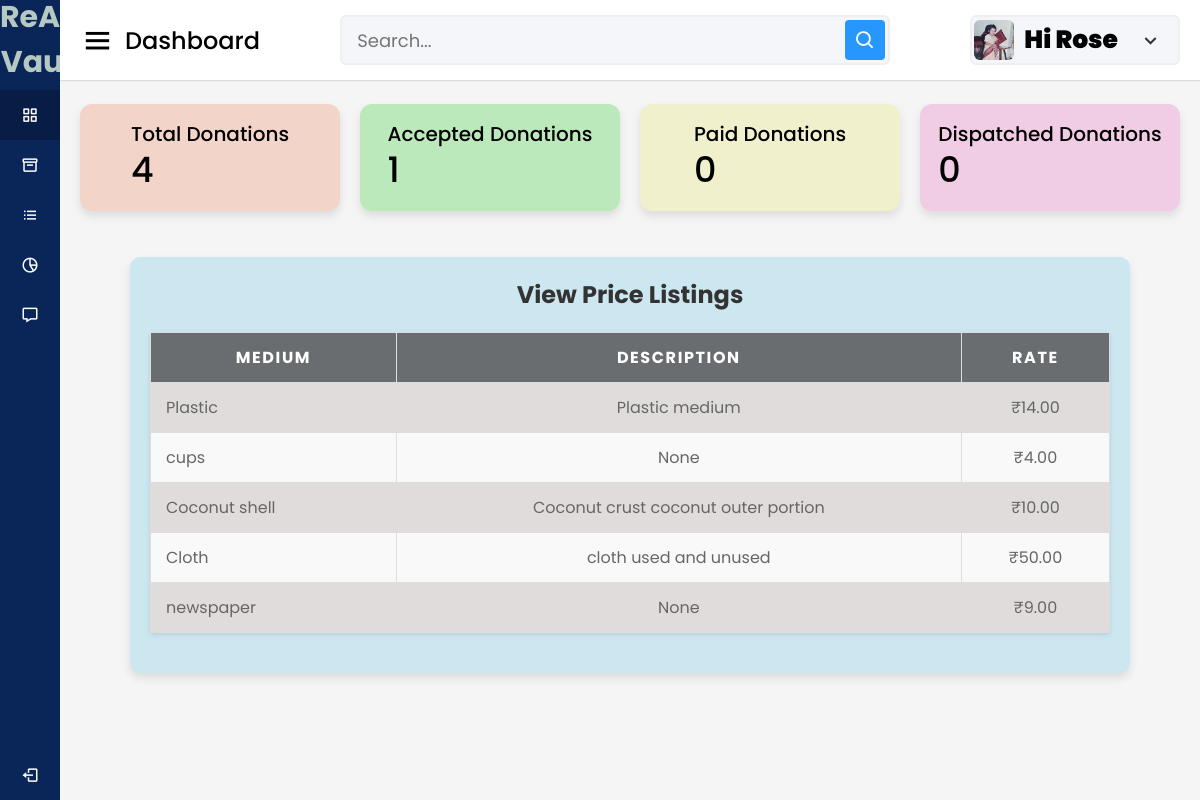
Page /donors/view-rates (signed in) on the committed database.
### accounts/models.py (models this page shows, shortened)
class Donors(models.Model):
    user = models.OneToOneField(User, on_delete = models.CASCADE)
    phone = models.IntegerField(default=99999999)
    profile_pic = models.ImageField(upload_to= 'picture/donor', null=True,default='picture/donor/hi.jpg')

### adminclick/models.py (models this page shows, shortened)
class MediumOfWaste(models.Model):
    name = models.CharField(max_length=255)
    description = models.TextField(blank=True, null=True)
    rate=models.DecimalField(max_digits=10,decimal_places=2,default=0.00)

### donors/views.py (the view)
# urls.py: path('view-rates', views.view_rates, name='view_rates'),
@login_required
@never_cache
def view_rates(request):
    donor = request.user.donors
    total_donations = Donation.objects.filter(donor=donor).count()
    approved_donations = Donation.objects.filter(donor=donor, status ='accepted').count()
    mediums = MediumOfWaste.objects.all()
    context = {
        'mediums': mediums,
        'donor':donor,
        'total_donations':total_donations,
        'approved_donations':approved_donations
    }
    return render(request, 'Donors/view_rates.html', context)

### cart/context_processors.py (called while the page is built)
def counter(request):
    cart_count=0
    if 'admin' in request.path:
        return{}
    else:
        try:
            cart=Cart.objects.filter(cart_id=_cart_id(request))
            cart_items=CartItem.objects.all().filter(cart=cart[:1])
            for cart_item in cart_items:
                cart_count = cart_item.Quantity
        except CartItem.DoesNotExist:
            cart_count=0
    return dict(cart_count=cart_count)

### cart/views.py (called while the page is built)
def _cart_id(request):
    cart=request.session.session_key
    if not cart:
        cart=request.session.create()
    return cart

### category/context_processors.py (called while the page is built)
def menu_links(request):
    links = Category.objects.all()
    return dict(links=links)

### template/Donors/view_rates.html (shortened to what this page needs)
{% load static %}
<!DOCTYPE html>
<html lang="en" dir="ltr">
<head>
  <link rel="stylesheet" href="{% static 'assets/css/styles.css' %}">
  <link href='https://unpkg.com/boxicons@2.0.7/css/boxicons.min.css' rel='stylesheet'>
</head>
<body>
  <div class="sidebar">
    <div class="logo-details">
      <span class="logo_name" style="font-size: 30px; text-align: center; font-weight: 700; color: #b5c8c1;">ReArt Vault</span>
    </div>
    <ul class="nav-links">
      <li>
        <a href="{% url 'donor_dashboard' %}" class="active">
          <i class='bx bx-grid-alt'></i>
          <span class="links_name">Donors Dashboard</span>
        </a>
      </li>
      <li>
        <a href="{% url 'donate_waste' %}">
          <i class='bx bx-box'></i>
          <span class="links_name">Add Donations</span>
        </a>
      </li>
      <li>
        <a href="{% url 'view_donations' %}">
          <i class='bx bx-list-ul'></i>
          <span class="links_name">Manage Donations</span>
        </a>
      </li>
      <li>
        <a href="{% url 'view_rates' %}">
            <i class='bx bx-pie-chart-alt-2'></i>
            <span class="links_name">Price Listings</span>
          </a>
      </li>
      <li>
        <a href="{% url 'donor_notifications' %}">
          <i class='bx bx-message'></i>
          <span class="links_name">Notifications</span>
        </a>
      </li>
      <li class="log_out">
        <a href="{% url 'userlogout' %}">
          <i class='bx bx-log-out'></i>
          <span class="links_name">Log out</span>
        </a>
      </li>
    </ul>
  </div>
  <section class="home-section">
    <nav>
      <div class="sidebar-button">
        <i class='bx bx-menu sidebarBtn'></i>
        <span class="dashboard">Dashboard</span>
      </div>
      <div class="search-box">
        <input type="text" placeholder="Search...">
        <i class='bx bx-search'></i>
      </div>
      <div class="profile-details">
        <img src="{{donor.profile_pic.url}}" alt="">
        <span class="admin_name" style="font-size: 25px; font-weight: 900; color: #010302;">Hi {{user.username}}</span>
        <i class='bx bx-chevron-down'></i>
      </div>
    </nav>
    <body>
      <div class="home-content">
        <div class="overview-boxes">
          <div class="box" style="background-color:rgb(243, 212, 200);">
            <div class="right-side">
              <div class="box-topic">Total Donations</div>
              <div class="number">{{ total_donations }}</div>
            </div>
          </div>
          <div class="box" style="background-color:rgb(188, 233, 188);">
            <div class="right-side">
              <div class="box-topic">Accepted Donations</div>
              <div class="number">{{ approved_donations }}</div>
            </div>
          </div>
          <div class="box" style="background-color:rgb(240, 240, 205);">
            <div class="right-side">
              <div class="box-topic">Paid Donations</div>
              <div class="number"> 0</div>
            </div>
          </div>
          <div class="box" style="background-color:rgb(240, 205, 228);">
            <div class="right-side">
              <div class="box-topic">Dispatched Donations</div>
              <div class="number">0</div>
            </div>
          </div>
        </div>
<div class="sales-boxes">
    <div class="recent-sales box" style="background-color: rgb(205, 231, 240); padding: 20px; border-radius: 10px; width:1000px;">
        <div class="title" style="font-size: 24px; font-weight: bold; margin-bottom: 20px;">View Price Listings</div>
        <table class="table">
            <thead>
                <tr>
    <thead>
        <tr>
            <th>Medium</th>
            <th>Description</th>
            <th>Rate</th>
        </tr>
    </thead>
    <tbody>
        {% for medium in mediums %}
        <tr>
            <td>{{ medium.name }}</td>
            <td>{{ medium.description }}</td>
            <td>₹{{ medium.rate }}</td>
        </tr>
        {% endfor %}
    </tbody>
</table>
</div>
</div>

### static/assets/css/styles.css (style rules this page uses)
* { margin: 0; padding: 0; box-sizing: border-box; font-family: 'Poppins', sans-serif; }
.sidebar { position: fixed; height: 100%; width: 240px; background: #0A2558; transition: all 0.5s ease; }
.sidebar .logo-details { height: 80px; display: flex; align-items: center; }
.sidebar .logo-details .logo_name { color: #fff; font-size: 24px; font-weight: 500; }
.sidebar .nav-links { margin-top: 10px; }
.sidebar .nav-links li { position: relative; list-style: none; height: 50px; }
.sidebar .nav-links li a { height: 100%; width: 100%; display: flex; align-items: center; text-decoration: none; transition: all 0.4s ease; }
.sidebar .nav-links li a.active { background: #081D45; }
.sidebar .nav-links li i { min-width: 60px; text-align: center; font-size: 18px; color: #fff; }
.sidebar .nav-links li a .links_name { color: #fff; font-size: 15px; font-weight: 400; white-space: nowrap; }
.sidebar .nav-links .log_out { position: absolute; bottom: 0; width: 100%; }
.home-section { position: relative; background: #f5f5f5; min-height: 100vh; width: calc(100% - 240px); left: 240px; transition: all 0.5s ease; }
.home-section nav { display: flex; justify-content: space-between; height: 80px; background: #fff; display: flex; align-items: center; position: fixed; width: calc(100% - 240px); left: 240px; z-index: 100; padding: 0 20px; box-shadow: 0 1px 1px rgba(0, 0, 0, 0.1); transition: all 0.5s ease; }
.home-section nav .sidebar-button { display: flex; align-items: center; font-size: 24px; font-weight: 500; }
nav .sidebar-button i { font-size: 35px; margin-right: 10px; }
.home-section nav .search-box { position: relative; height: 50px; max-width: 550px; width: 100%; margin: 0 20px; }
nav .search-box input { height: 100%; width: 100%; outline: none; background: #F5F6FA; border: 2px solid #EFEEF1; border-radius: 6px; font-size: 18px; padding: 0 15px; }
nav .search-box .bx-search { position: absolute; height: 40px; width: 40px; background: #2697FF; right: 5px; top: 50%; transform: translateY(-50%); border-radius: 4px; line-height: 40px; text-align: center; color: #fff; font-size: 22px; transition: all 0.4 ease; }
.home-section nav .profile-details { display: flex; align-items: center; background: #F5F6FA; border: 2px solid #EFEEF1; border-radius: 6px; height: 50px; min-width: 190px; padding: 0 15px 0 2px; }
nav .profile-details img { height: 40px; width: 40px; border-radius: 6px; object-fit: cover; }
nav .profile-details .admin_name { font-size: 15px; font-weight: 500; color: #333; margin: 0 10px; white-space: nowrap; }
nav .profile-details i { font-size: 25px; color: #333; }
.home-section .home-content { position: relative; padding-top: 104px; }
.home-content .overview-boxes { display: flex; align-items: center; justify-content: space-between; flex-wrap: wrap; padding: 0 20px; margin-bottom: 26px; }
.overview-boxes .box { display: flex; align-items: center; justify-content: center; width: calc(100% / 4 - 15px); background: #fff; padding: 15px 14px; border-radius: 12px; box-shadow: 0 5px 10px rgba(0,0,0,0.1); }
.overview-boxes .box-topic { font-size: 20px; font-weight: 500; }
.home-content .box .number { display: inline-block; font-size: 35px; margin-top: -6px; font-weight: 500; }
.home-content .sales-boxes { display: flex; justify-content: space-between; }
.home-content .sales-boxes .recent-sales { width: 65%; background: #fff; padding: 20px 30px; margin: 0 20px; border-radius: 12px; box-shadow: 0 5px 10px rgba(0, 0, 0, 0.1); }
.sales-boxes .box .title { font-size: 24px; font-weight: 500; }
@media (max-width: 1240px) { .sidebar { width: 60px; } }
@media (max-width: 1240px) { .home-section { width: calc(100% - 60px); left: 60px; } }
@media (max-width: 1240px) { .home-section nav { width: calc(100% - 60px); left: 60px; } }

### rows in the picture
Donors: profile_pic (picture)
MediumOfWaste: name "Plastic", description "Plastic medium", rate "14.00"
MediumOfWaste: name "cups", description "None", rate "4.00"
MediumOfWaste: name "Coconut shell", description "Coconut crust coconut outer portion", rate "10.00"
MediumOfWaste: name "Cloth", description "cloth used and unused", rate "50.00"
MediumOfWaste: name "newspaper", description "None", rate "9.00"

### other values in the picture
{{ user.username }} "Rose"
{{ total_donations }} "4"
{{ approved_donations }} "1"
